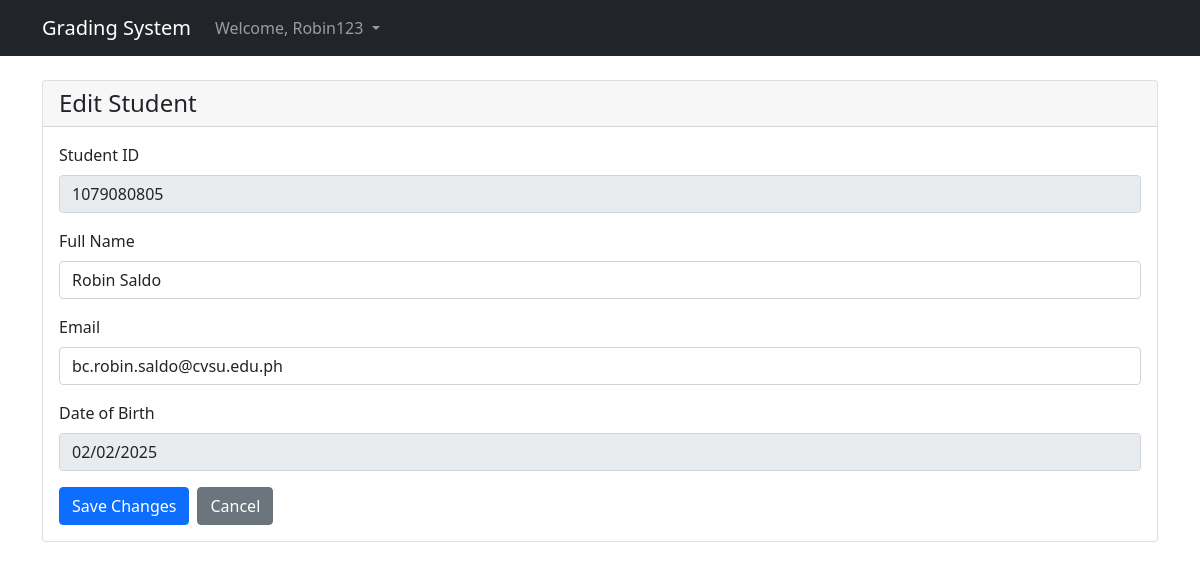
Screenshot of /student/1/edit/ (signed in) with the database file from the repository.
### grades/models.py (models this page shows, shortened)
class Student(models.Model):
    user = models.OneToOneField(User, on_delete=models.CASCADE)
    student_id = models.CharField(max_length=10, unique=True)
    full_name = models.CharField(max_length=100)
    email = models.EmailField(unique=True)
    date_of_birth = models.DateField()
    created_at = models.DateTimeField(default=timezone.now)
    updated_at = models.DateTimeField(auto_now=True)

### grades/views.py (the view)
# urls.py: path('student/<int:student_id>/edit/', views.edit_student, name='edit_student'),
@login_required
@instructor_required
def edit_student(request, student_id):
    student = get_object_or_404(Student, id=student_id)
    if request.method == 'POST':
        student.full_name = request.POST.get('full_name')
        student.email = request.POST.get('email')
        student.save()
        messages.success(request, 'Student updated successfully')
        return redirect('student_list')
    return render(request, 'edit_student.html', {'student': student})

### grades/templates/edit_student.html (shortened to what this page needs)
{% extends 'base.html' %}
{% load static %}
{% block content %}
<div class="card">
    <div class="card-header">
        <h4 class="mb-0">Edit Student</h4>
    </div>
    <div class="card-body">
        <form method="post">
            <div class="mb-3">
                <label class="form-label">Student ID</label>
                <input type="text" class="form-control" value="{{ student.student_id }}" readonly>
            </div>
            <div class="mb-3">
                <label class="form-label">Full Name</label>
                <input type="text" name="full_name" class="form-control" value="{{ student.full_name }}" required>
            </div>
            <div class="mb-3">
                <label class="form-label">Email</label>
                <input type="email" name="email" class="form-control" value="{{ student.email }}" required>
            </div>
            <div class="mb-3">
                <label class="form-label">Date of Birth</label>
                <input type="date" class="form-control" value="{{ student.date_of_birth|date:'Y-m-d' }}" readonly>
            </div>
            <div class="d-flex gap-2">
                <button type="submit" class="btn btn-primary">Save Changes</button>
                <a href="{% url 'student_list' %}" class="btn btn-secondary">Cancel</a>
            </div>
        </form>
    </div>
</div>
{% endblock %}

### grades/templates/base.html (shortened to what this page needs)
<!DOCTYPE html>
<html lang="en">
<head>
    <link href="https://cdn.jsdelivr.net/npm/bootstrap@5.1.3/dist/css/bootstrap.min.css" rel="stylesheet">
</head>
<body>
    <nav class="navbar navbar-expand-lg navbar-dark bg-dark">
        <div class="container">
            <a class="navbar-brand" href="{% url 'dashboard' %}">Grading System</a>
            <div class="collapse navbar-collapse" id="navbarNav">
                {% if user.is_authenticated %}
                <ul class="navbar-nav">
                    <li class="nav-item dropdown">
                        <a class="nav-link dropdown-toggle" href="#" role="button" data-bs-toggle="dropdown">
                            Welcome, {{ user.username }}
                        </a>
                    </li>
                </ul>
                {% else %}
                <ul class="navbar-nav ms-auto">
                    <li class="nav-item">
                        <a class="nav-link" href="{% url 'login' %}">Login</a>
                    </li>
                </ul>
                {% endif %}
            </div>
        </div>
    </nav>
    <div class="container mt-4">
        {% block content %}{% endblock %}
    </div>
</body>
</html>

### rows the page displays
Student: student_id "1079080805", full_name "Robin Saldo", email "bc.robin.saldo@cvsu.edu.ph", date_of_birth "02/02/2025"

### other values shown
{{ user.username }} "Robin123"
